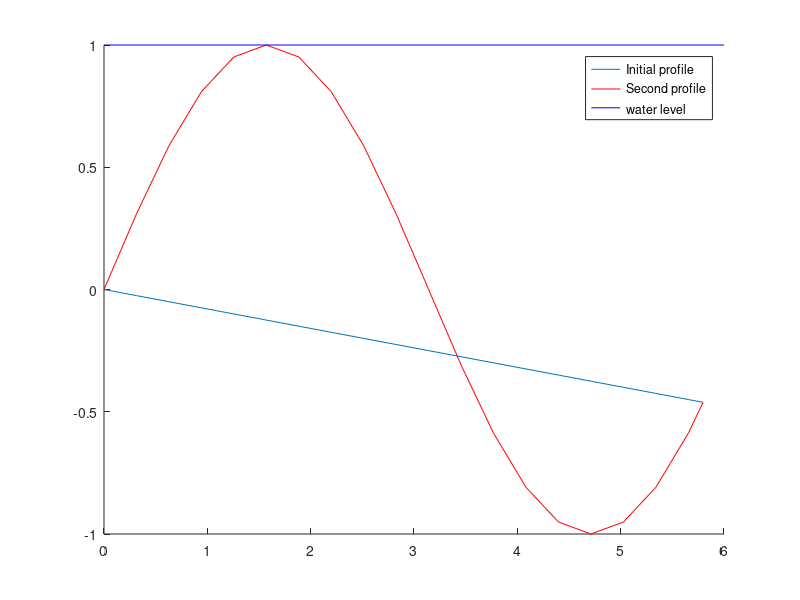

Reproduce this figure in MATLAB. (Note: this script raises an error after producing the figure.)
function testresult = getVolumeCorrection_test()
% GETVOLUMECORRECTION_TEST  testdefinition for getVolumeCorrection
%  
% This function describes the testdefinition for a test that examines getVolumeCorrection.
%
%   See also getVolumeCorrection 

%% Copyright notice
%   --------------------------------------------------------------------
%   Copyright (C) 2009 Deltares
%       Pieter van Geer
%
%       pieter.vangeer@deltares.nl	
%
%       Rotterdamseweg 185
%       2629 HD Delft
%       P.O. 177
%       2600 MH Delft
%
%   This library is free software: you can redistribute it and/or
%   modify it under the terms of the GNU Lesser General Public
%   License as published by the Free Software Foundation, either
%   version 2.1 of the License, or (at your option) any later version.
%
%   This library is distributed in the hope that it will be useful,
%   but WITHOUT ANY WARRANTY; without even the implied warranty of
%   MERCHANTABILITY or FITNESS FOR A PARTICULAR PURPOSE.  See the GNU
%   Lesser General Public License for more details.
%
%   You should have received a copy of the GNU Lesser General Public
%   License along with this library. If not, see <http://www.gnu.org/licenses/>.
%   --------------------------------------------------------------------

% This tools is part of <a href="http://OpenEarth.Deltares.nl">OpenEarthTools</a>.
% OpenEarthTools is an online collaboration to share and manage data and 
% programming tools in an open source, version controlled environment.
% Sign up to recieve regular updates of this function, and to contribute 
% your own tools.

%% Version <http://svnbook.red-bean.com/en/1.5/svn.advanced.props.special.keywords.html>
% Created: 28 Sep 2009
% Created with Matlab version: 7.8.0.347 (R2009a)

% $Id$
% $Date$
% $Author$
% $Revision$
% $HeadURL$
% $Keywords: $

%% $Description (Name = getVolumeCorrection)
% The DUROS parabolic profile must be located in the initial profile in such a way that the amount
% of eroded sediment and accreted sediment is equal. This should only be achieved with seaward
% directed sediment transport. In other words, landwar directed sediment transport should be ignored
% in the sediment balance. getVolumeCorrection calculates the amount of landward transport that
% apparently took place to achive the suggested solution and returns the sediment balance excluding
% landward transport of sediment.
%
% This test consideres three testcases:
%
% # A testcase with an eroding and an accreting part
% # A testcase that only contains an erosive part
% # A testcase that only contains an accretive part

%% $RunCode
tr(1) = volcorrcase1;
tr(2) = volcorrcase2;
tr(3) = volcorrcase3;

testresult = all(tr);

%% $PublishResult (IncludeCode = false & EvaluateCode = true)
% The overall result of the test was:

if testresult
    disp('positive');
else
    disp('negative');
end

end

function testresult = volcorrcase1()
%% $Description (IncludeCode = false & EvaluateCode = true & Name = Normal calculation)
% To test the basic functionality of getVolumeCorrection we use the following "profiles":
x = [0 0.314159 0.628319 0.942478 1.25664 1.5708 1.88496 2.19911 2.51327 2.82743 3.14159 3.41812 3.45575 3.76991 4.08407 4.39823 4.71239 5.02655 5.34071 5.65487 5.79737]';
z = [0 -0.025 -0.05 -0.075 -0.1 -0.125 -0.15 -0.175 -0.2 -0.225 -0.25 -0.272006 -0.275 -0.3 -0.325 -0.35 -0.375 -0.4 -0.425 -0.45 -0.46134]';
z2 = [0 0.309017 0.587785 0.809017 0.951057 1 0.951057 0.809017 0.587785 0.309017 1.22465e-016 -0.272006 -0.309017 -0.587785 -0.809017 -0.951057 -1 -0.951057 -0.809017 -0.587785 -0.46134]';
WL = 1;

figure('Color','w');
hold on
plot(x,z,'DisplayName','Initial profile');
plot(x,z2,'Color','r','DisplayName','Second profile');
plot(xlim,ones(1,2)*WL,'Color','b','DisplayName','water level');
legend show

%% $RunCode

[Volume, Volumechange, CorrectionApplied, DuneCorrected, x, z, z2] = getVolumeCorrection(x, z, z2, WL);

Volume = -0.958854;
Volumechange = 0;
CorrectionApplied = false;
DuneCorrected = false;

testresult = nan;

%% $PublishResult




end

function testresult = volcorrcase2()
%% $Description

%% $RunCode
x = [3.41812 3.45575 3.76991 4.08407 4.39823 4.71239 5.02655 5.34071 5.65487 5.79737]';
z = [-0.272006 -0.275 -0.3 -0.325 -0.35 -0.375 -0.4 -0.425 -0.45 -0.46134]';
z2 = [-0.272006 -0.309017 -0.587785 -0.809017 -0.951057 -1 -0.951057 -0.809017 -0.587785 -0.46134]';
WL = -0.272006;
Volume = 1.45193;
Volumechange = 0;
CorrectionApplied = false;
DuneCorrected = false;

testresult = nan;
%% $PublishResult

end

function testresult = volcorrcase3()
%% $Description
x = [0 0.314159 0.628319 0.942478 1.25664 1.5708 1.88496 2.19911 2.51327 2.82743 3.14159 3.41812]';
z = [0 -0.025 -0.05 -0.075 -0.1 -0.125 -0.15 -0.175 -0.2 -0.225 -0.25 -0.272006]';
z2 = [0 0.309017 0.587785 0.809017 0.951057 1 0.951057 0.809017 0.587785 0.309017 1.22465e-016 -0.272006]';
WL = 1;

figure('Color','w');
hold on
plot(x,z,'DisplayName','Initial profile');
plot(x,z2,'Color','r','DisplayName','Second profile');
plot(xlim,ones(1,2)*WL,'Color','b','DisplayName','water level');
legend show

%% $RunCode

Volume = 2.41079;
Volumechange = 0;
CorrectionApplied = false;
DuneCorrected = false;

[Volume, Volumechange, CorrectionApplied, DuneCorrected, x, z, z2] = getVolumeCorrection(x, z, z2, WL);

testresult = nan;
%% $PublishResult
end
